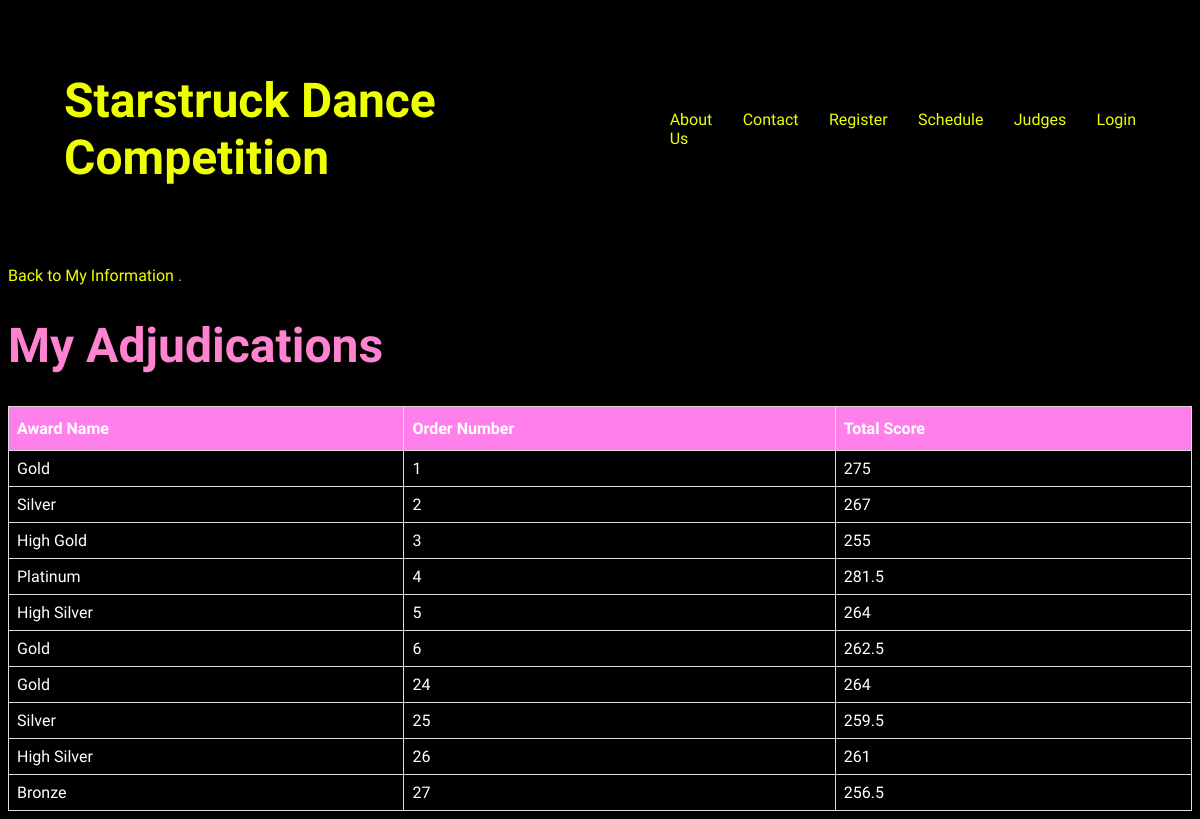
/my_adjudications, run on the app's committed database.
### tables this page shows
CREATE TABLE Adjudication (
    award_name VARCHAR(255),
    order_num INT,
    total_score DECIMAL(5, 2),
    PRIMARY KEY (award_name, order_num),
    FOREIGN KEY (order_num) REFERENCES Piece(order_num)
);

### starstruck.py (the view)
@app.route('/my_adjudications')
def my_adjudications():
    db = get_db()
    cursor = db.cursor()
    cursor.execute("SELECT * FROM Adjudication")
    adjudications = cursor.fetchall()  # Fetches all rows from the Dancer table
    return render_template('myAdjudications.html', adjudications=adjudications)

### starstruck.py (called while the page is built)
def get_db():
    db = getattr(g, '_database', None)
    if db is None:
        db = g._database = sqlite3.connect(DATABASE)
    return db

@app.teardown_appcontext
def close_connection(exception):
    db = getattr(g, '_database', None)
    if db is not None:
        db.close()

### templates/myAdjudications.html (shortened to what this page needs)
<!DOCTYPE html>
<html lang="en">
  <head>
    <link rel="stylesheet" href="{{ url_for('static', filename='css/styles.css') }}">
    <link
      rel="stylesheet"
      href="https://cdnjs.cloudflare.com/ajax/libs/animate.css/4.1.1/animate.min.css"
    />
  </head>
  <body>
    <nav>
      <body style="background-color:rgb(0, 0, 0);"></body>
      <h1>
        <a href="/">Starstruck Dance Competition</a>
      </h1>
      <ul class="navigation bar">
        <a href="about" class="nav-link">About Us</a>
        <a href="contact" class="nav-link">Contact</a>
        <a href="register_studio" class="nav-link">Register</a>
        <a href="schedule" class="nav-link">Schedule</a>
        <a href="judges" class="nav-link">Judges</a>
        <a href="login" class="nav-link">Login</a>
      </ul>
    </nav>
      <div class="container signin" style="color:rgb(255, 131, 208);">
        <p><a href="/login_choices">Back to My Information </a>.</p>
      </div>
    <body>
      <h1 style="color:rgb(255, 131, 208);">My Adjudications</h1>
      <table>
          <thead>
              <tr>
                  <th>Award Name</th>
                  <th>Order Number</th>
                  <th>Total Score</th>
              </tr>
          </thead>
          <tbody>
              {% for adjudication in adjudications %}
              <tr>
                  <td>{{ adjudication[0] }}</td>
                  <td>{{ adjudication[1] }}</td>
                  <td>{{ adjudication[2] }}</td>
              </tr>
              {% endfor %}
          </tbody>
      </table>
  </body>
  </html>

### static/css/styles.css (style rules this page uses)
:root { --font-family: "Julius Sans One", regular; --normal-font: 400; --bold-font: 700; --bolder-font: 900; --bg-color: #000000; --primary-color: #eeff00; --secondary-color: #ffffff; --primary-shadow: #6a70b0; --secondary-shadow: #a1bde5; --bottom-margin: 0.5rem; --bottom-margin-2: 1rem; --line-height: 1.7rem; --transition: 0.3s; }
html { scroll-behavior: smooth; }
ul { list-style-type: none; }
a { text-decoration: none; color: var(--primary-color); }
body { font-family: var(--font-family); }
nav { position: sticky; top: 0; left: 0; z-index: 1; display: flex; align-items: center; justify-content: space-between; padding: 1.5rem 3.5rem; background-color: var(--bg-color); box-shadow: 0 3px 5px rgba(0, 0, 0, 0.1) }
nav h1 { color: var(--primary-color); }
nav a { color: var(--primary-color); transition: var(--transition); }
nav ul { display: flex; gap: 1.9rem; }

### templates/myAdjudications.html (style rules this page uses)
h1 { font-size: 48px; }
table { width: 100%; border-collapse: collapse; }
th, td { border: 1px solid #ddd; padding: 8px; color: #ffffff; }
th { padding-top: 12px; padding-bottom: 12px; text-align: left; background-color: rgb(255, 128, 234); color: white; }

### data on the page
Adjudication: award_name "Gold", order_num "1", total_score "275"
Adjudication: award_name "Silver", order_num "2", total_score "267"
Adjudication: award_name "High Gold", order_num "3", total_score "255"
Adjudication: award_name "Platinum", order_num "4", total_score "281.5"
Adjudication: award_name "High Silver", order_num "5", total_score "264"
Adjudication: award_name "Gold", order_num "6", total_score "262.5"
Adjudication: award_name "Gold", order_num "24", total_score "264"
Adjudication: award_name "Silver", order_num "25", total_score "259.5"
Adjudication: award_name "High Silver", order_num "26", total_score "261"
Adjudication: award_name "Bronze", order_num "27", total_score "256.5"
